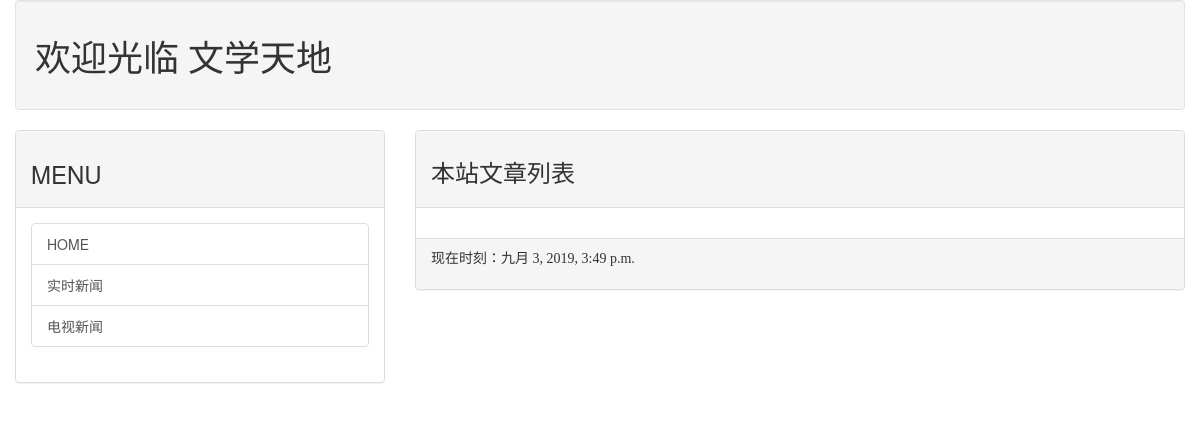
The app's page /, older data.
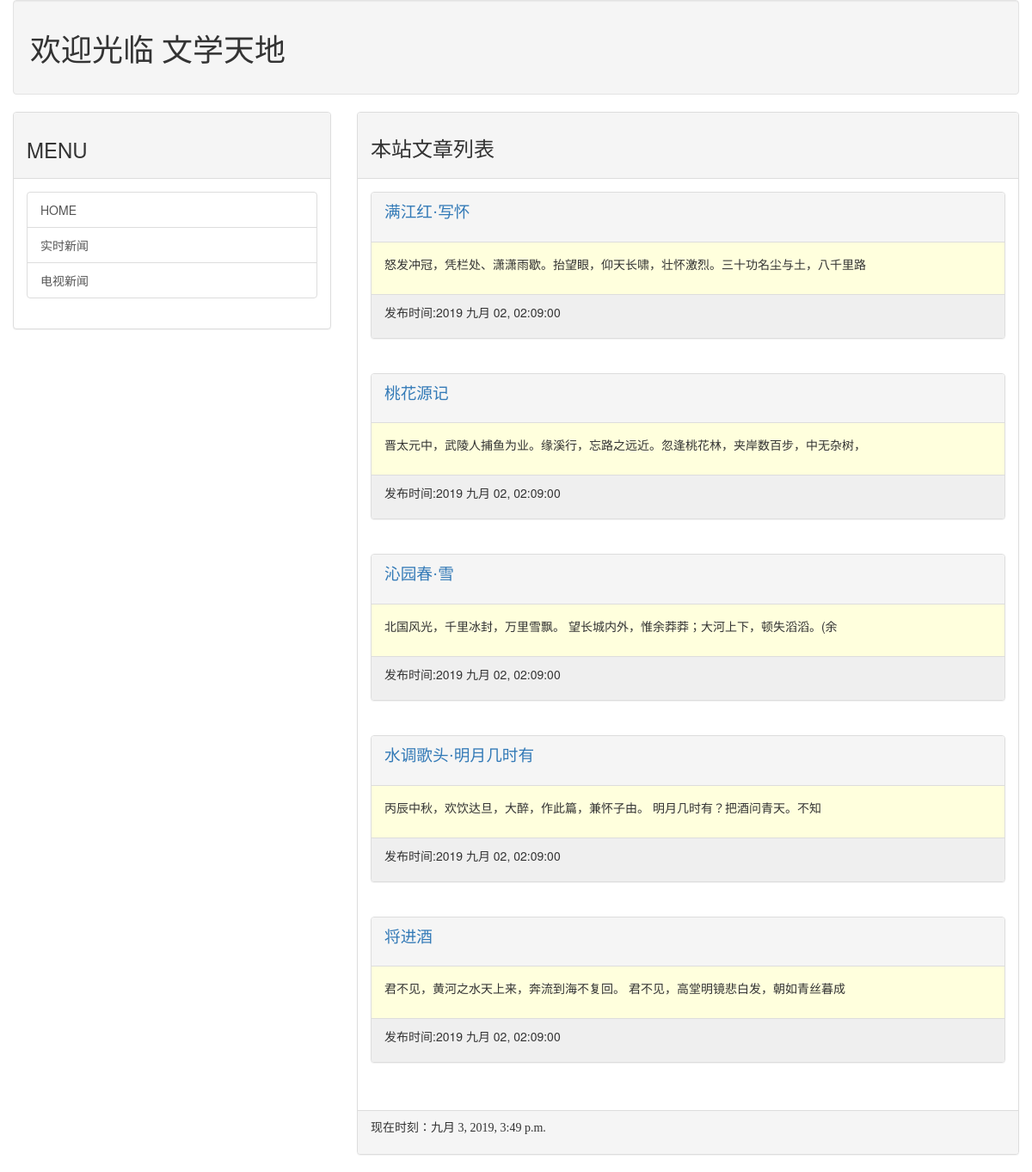
The same page, newer data.
### mblog/models.py (models this page shows, shortened)
class Post(models.Model):
    title = models.CharField('标题', max_length=200)
    slug = models.CharField('标识', max_length=200)
    body = models.TextField()
    pub_date = models.DateTimeField('发表日期', default=timezone.now)
    class Meta:
        ordering = ('-pub_date',)
        verbose_name_plural = '文章'

### mblog/views.py (the view)
# urls.py: path('', blog_views.homepage),
def homepage(request):
    template = get_template('index.html')
    posts = Post.objects.all()
    now = datetime.now()
    html = template.render(locals())
    return HttpResponse(html)

### templates/index.html (shortened to what this page needs)
{% extends 'base.html' %}
{% block headmessage %}
    <h3 style="font-family: 微软雅黑；">本站文章列表</h3>
{% endblock %}
{% block content %}
    {% for post in posts %}
        <div class="panel panel-default">
            <div class="panel-heading">
                <p style="font-family: 微软雅黑;font-size: 14pt;font-width: bold;">
                    <a href="/post/{{ post.slug }}">{{ post.title }}</a>
                </p>
            </div>
            <div class="panel-body" style="background-color: #ffffdd">
                <p>
                    {{ post.body | truncatechars:40 }}
                </p>
            </div>
            <div class="panel-footer" style="background-color: #efefef">
                <p>
                    发布时间:{{ post.pub_date | date:"Y M d, h:m:s" }}
                </p>
            </div>
        </div>
        <br>
    {% endfor %}
{% endblock %}

### templates/base.html (shortened to what this page needs)
<!DOCTYPE html>
<html >
<head>
    <link href="https://cdn.jsdelivr.net/npm/bootstrap@3.3.7/dist/css/bootstrap.min.css" rel="stylesheet">
</head>
<body>
    <div class="container-fluid">
        {% include 'header.html' %}
        <div class="row">
            <div class="col-sm-4 col-md-4">
                <div class="panel panel-default">
                    <div class="panel-heading">
                        <h3>
                            MENU
                        </h3>
                    </div>
                    <div class="panel-body">
                        <div class="list-group">
                            <a href="/" class="list-group-item">HOME</a>
                            <a href="http://tar.so/news" class="list-group-item">实时新闻</a>
                            <a href="http://drho.tw/news" class="list-group-item">电视新闻</a>
                        </div>
                    </div>
                </div>
            </div>
            <div class="col-sm-8 col-md-8">
                <div class="panel panel-default">
                     <div class="panel-heading">
                        {% block headmessage %} {% endblock %}
                    </div>
                     <div class="panel-body">
                        {% block content %} {% endblock %}
                    </div>
                    <div class="panel-footer">
                        {% include 'footer.html' %}
                    </div>
                </div>
            </div>
        </div>
    </div>
</body>
</html>

### templates/header.html
{% load staticfiles %}
<div class="well">
    <h1 style="font-family: 微软雅黑;">
        欢迎光临  文学天地
    </h1>
</div>

### templates/footer.html
{% block footer %}
    {% if now %}
        <p style="font-family: 微软雅黑;">
            现在时刻：{{ now }}
        </p>
    {% else %}
        <p style="font-family: 微软雅黑;">
            本文内容取自网络，如有侵权请来信通知下架...
        </p>
    {% endif %}
{% endblock %}

Row changes from the older to the newer data that the page shows:
added Post: title "满江红·写怀", body "怒发冲冠，凭栏处、潇潇雨歇。抬望眼，仰天长啸，壮怀激烈。三十功名尘与土，八千里路", pub_date "2019 九月 02, 02:09:00"
added Post: title "桃花源记", body "晋太元中，武陵人捕鱼为业。缘溪行，忘路之远近。忽逢桃花林，夹岸数百步，中无杂树，", pub_date "2019 九月 02, 02:09:00"
added Post: title "沁园春·雪", body "北国风光，千里冰封，万里雪飘。 望长城内外，惟余莽莽；大河上下，顿失滔滔。(余", pub_date "2019 九月 02, 02:09:00"
added Post: title "水调歌头·明月几时有", body "丙辰中秋，欢饮达旦，大醉，作此篇，兼怀子由。 明月几时有？把酒问青天。不知", pub_date "2019 九月 02, 02:09:00"
added Post: title "将进酒", body "君不见，黄河之水天上来，奔流到海不复回。 君不见，高堂明镜悲白发，朝如青丝暮成", pub_date "2019 九月 02, 02:09:00"
